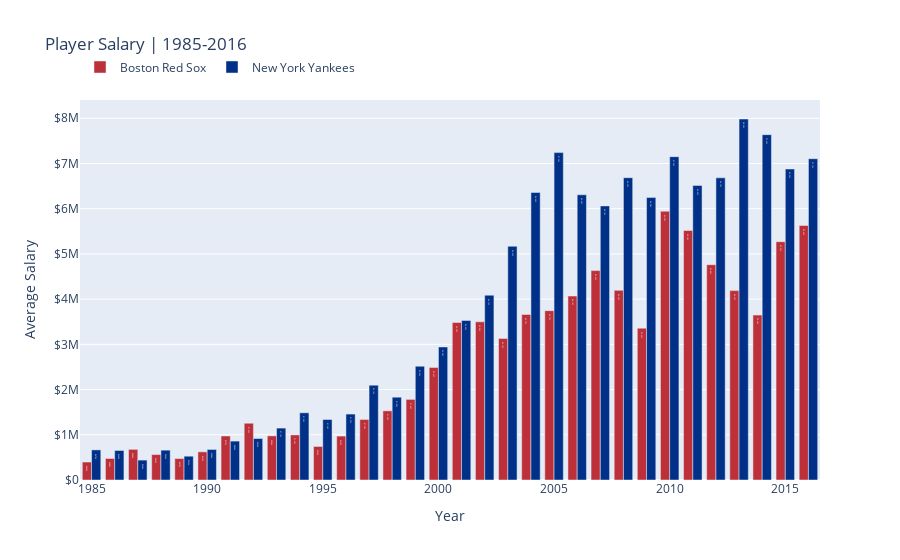

Here is the notebook cell this chart was saved with:
### Code cell
fig = px.bar(
    avg_player_salary,
    x="Year",
    y="avg_salary",
    color="Team",
    title="Player Salary | 1985-2016",
    barmode="group",
    text_auto="$.2s",
    color_discrete_map={"Boston Red Sox": "#BD3039", "New York Yankees": "#003087"},
)

fig.update_xaxes(insiderange=[1984.5, 2016.5])

fig.update_yaxes(title="Average Salary", tickprefix="$")

fig.update_layout(
    legend=dict(
        title="",
        orientation="h",
        yanchor="top",
        y=1.125,
        xanchor="left",
        x=0,
    )
)

fig.show()

### Figure 1 — Plotly figure (JSON) as saved in the notebook; plotly's stock layout.template omitted (floating-point values rounded to 4 significant figures)
{"data": [{"alignmentgroup": "True", "hovertemplate": "Team=Boston Red Sox<br>Year=%{x}<br>avg_salary=%{y}<extra></extra>", "legendgroup": "Boston Red Sox", "marker": {"color": "#BD3039", "pattern": {"shape": ""}}, "name": "Boston Red Sox", "offsetgroup": "Boston Red Sox", "orientation": "v", "showlegend": true, "textposition": "auto", "texttemplate": "%{y:$.2s}", "type": "bar", "x": [1985, 1986, 1987, 1988, 1989, 1990, 1991, 1992, 1993, 1994, 1995, 1996, 1997, 1998, 1999, 2000, 2001, 2002, 2003, 2004, 2005, 2006, 2007, 2008, 2009, 2010, 2011, 2012, 2013, 2014, 2015, 2016], "xaxis": "x", "y": [397600.0, 476100.0, 677600.0, 562500.0, 474800.0, 623100.0, 973000.0, 1255000.0, 976000.0, 997100.0, 741500.0, 971500.0, 1339000.0, 1530000.0, 1783000.0, 2491000.0, 3484000.0, 3498000.0, 3130000.0, 3661000.0, 3746000.0, 4069000.0, 4631000.0, 4195000.0, 3358000.0, 5944000.0, 5519000.0, 4762000.0, 4188750, 3647000.0, 5270895, 5629000.0], "yaxis": "y"}, {"alignmentgroup": "True", "hovertemplate": "Team=New York Yankees<br>Year=%{x}<br>avg_salary=%{y}<extra></extra>", "legendgroup": "New York Yankees", "marker": {"color": "#003087", "pattern": {"shape": ""}}, "name": "New York Yankees", "offsetgroup": "New York Yankees", "orientation": "v", "showlegend": true, "textposition": "auto", "texttemplate": "%{y:$.2s}", "type": "bar", "x": [1985, 1986, 1987, 1988, 1989, 1990, 1991, 1992, 1993, 1994, 1995, 1996, 1997, 1998, 1999, 2000, 2001, 2002, 2003, 2004, 2005, 2006, 2007, 2008, 2009, 2010, 2011, 2012, 2013, 2014, 2015, 2016], "xaxis": "x", "y": [666000.0, 653000.0, 440600.0, 660000.0, 526300.0, 676000.0, 860400.0, 917500.0, 1148000.0, 1486000.0, 1338000.0, 1458000.0, 2098000.0, 1831000.0, 2516000.0, 2943000.0, 3529000.0, 4088000.0, 5170000.0, 6360000.0, 7241000.0, 6308000.0, 6062000.0, 6687000.0, 6250000.0, 7151000.0, 6516000.0, 6683000.0, 7984000.0, 7638000.0, 6878000.0, 7106000.0], "yaxis": "y"}], "layout": {"barmode": "group", "legend": {"orientation": "h", "title": {"text": ""}, "tracegroupgap": 0, "x": 0, "xanchor": "left", "y": 1.125, "yanchor": "top"}, "title": {"text": "Player Salary | 1985-2016"}, "xaxis": {"anchor": "y", "domain": [0, 1], "insiderange": [1984.0, 2016.0], "title": {"text": "Year"}}, "yaxis": {"anchor": "x", "domain": [0, 1], "tickprefix": "$", "title": {"text": "Average Salary"}}}}
